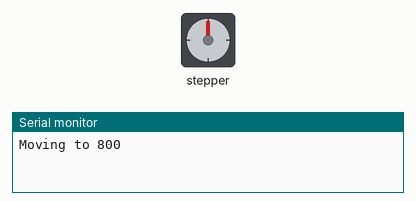
Recording of a sketch running on a simulated Arduino Uno, built with avr-gcc and run on an emulated ATmega328P. Parts: stepper motor, the last lines printed to the serial monitor. Stepper angles assume 200 steps per turn.

Above: at 0.05 s.
At 1.25 s:
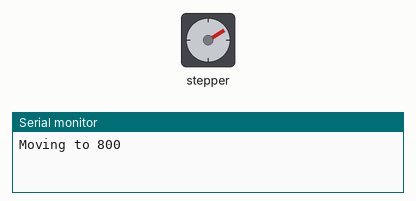
At 2.55 s:
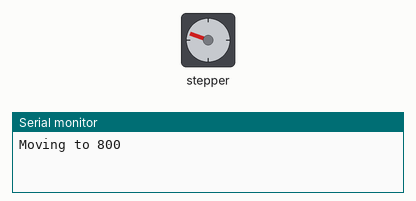
At 5.1 s:
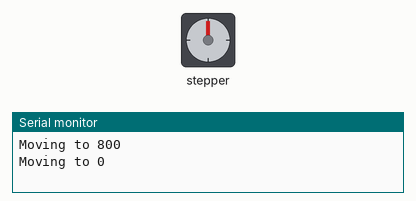
Timing chart, 0 to 6.8 s (numbered marks = the images above):
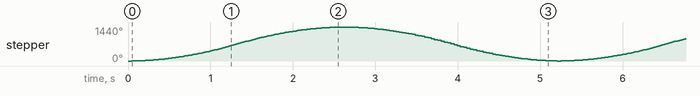

The sketch:

motor.ino
```cpp
/*
 *   Basic example code for controlling a stepper with the AccelStepper library
 *
 *   by Dejan, https://howtomechatronics.com
 */

#include <AccelStepper.h>

const int DIR = 12;
const int STEP = 14;

#define motorInterfaceType 1
// Define the stepper motor and the pins that is connected to0
AccelStepper motor(motorInterfaceType, STEP, DIR); // (Type of driver: with 2 pins, STEP, DIR)

void setup() {
  // Set maximum speed value for the stepper
  motor.setMaxSpeed(1000); // Set maximum speed value for the stepper
  motor.setAcceleration(500); // Set acceleration value for the stepper
  motor.setCurrentPosition(0); // Set the current position to 0 steps
  Serial.begin(115200);
  //pinMode(32,OUTPUT);
}

void loop() {
  Serial.println("Moving to 800");
  motor.moveTo(800); // Set desired move: 800 steps (in quater-step resolution that's one rotation)
  motor.runToPosition(); // Moves the motor to target position w/ acceleration/ deceleration and it blocks until is in position
     // Move back to position 0, using run() which is non-blocking - both motors will move at the same time
  motor.moveTo(0);
  Serial.println("Moving to 0");
  while (motor.currentPosition() != 0) {
    motor.run();  // Move or step the motor implementing accelerations and decelerations to achieve the target position. Non-blocking function
    //
    //
  }
}
```

Measured:
- by itself, stepper: turns 1440° clockwise in 2.5 s, then 1440° counter-clockwise in 2.6 s, repeating every 5.2 s
